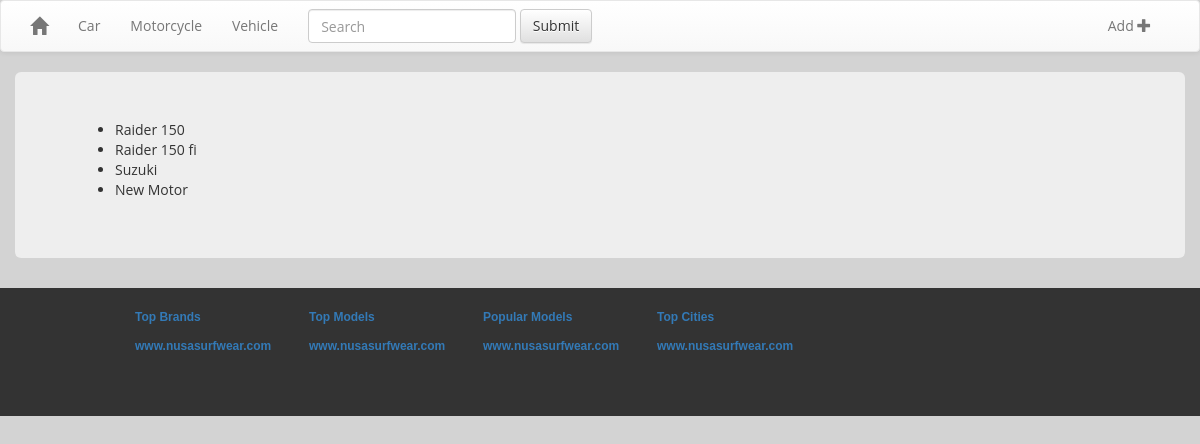
/category/motors/, run on an earlier commit of the app's database.
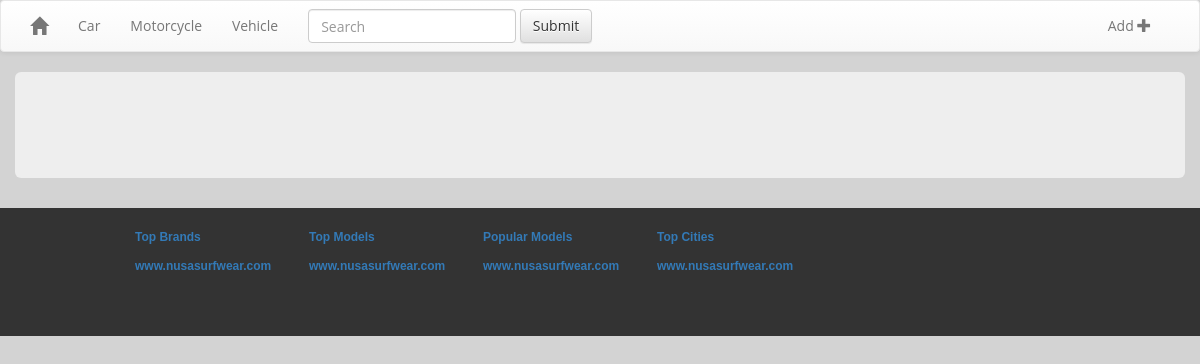
And on a later commit of the database.
### bike/models.py (models this page shows, shortened)
class Item(models.Model):
    CATEGORY = (
        ('Car', 'Car'),
        ('Motorcycle', 'Motorcycles'),
        ('Vehicle', 'Vehicle')
    )
    CONDITION = (
        ('NEW', 'New'),
        ('OLD', 'Old')
    )
    SELLER_TYPE = (
        ('DEALER', 'Dealer'),
        ('PRIVATE', 'Private')
    )
    FUEL = (
        ('DIESEL', 'Diesel'),
        ('ELECTRO', 'Electro'),
        ('GASOLINE', 'Gasoline')
    )
    TRANS = (
        ('AUTOMATIC', 'Automatic'),
        ('MANUAL', 'Manual')
    )
    LIFESTYLES = (
        ('FAMILY', 'Family'),
        ('LUXURY', 'Luxury'),
        ('OFFROAD', 'Offroad'),
        ('CLASSIC', 'Classic')
    )
    COLOR_FAMILY = (
        ('WHITE', 'White'),
        ('BLACK', 'Black'),
    )
    NEGO = (
        ('Yes', 'Yes'),
        ('No', 'No')
    )
    name = models.CharField(max_length=100, primary_key=True, verbose_name=_("Name"))
    slug = models.SlugField(max_length=50, null=True, blank=True, verbose_name=_("Name"))
    image = models.ImageField(blank=True, null=True)
    category = models.CharField(max_length=100, choices=CATEGORY, verbose_name=_("Category"))
    brand = models.ForeignKey(Brand, verbose_name=_("Brand"))
    edition = models.ForeignKey(Edition, verbose_name=_("Edition"))
    price = models.IntegerField(default=0)
    negotiable = models.CharField(max_length=50, choices=NEGO)
    condition = models.CharField(max_length=50, choices=CONDITION, verbose_name=_("Condition"))
    seller_type = models.CharField(max_length=50, choices=SELLER_TYPE, verbose_name=_("Seller Type"))
    fuel = models.CharField(max_length=50, choices=FUEL, verbose_name=_("Fuel"))
    transmission = models.CharField(max_length=50, choices=TRANS, verbose_name=_("Transmission"))
    lifestyle = models.CharField(max_length=50, choices=LIFESTYLES, verbose_name=_("Lifestyle"))
    color_family = models.CharField(max_length=50, choices=COLOR_FAMILY, verbose_name=_("Color Family"))
    details = models.TextField(blank=True, null=True, verbose_name=_("Details"))
    submitted_on = models.DateField(auto_now=True, editable=False, verbose_name=_("Submitted on"))
    locations = models.ForeignKey(Region, blank=True, null=True, verbose_name=_("Locations"))
    objects = ItemManager()
    class Meta:
        verbose_name = _("Item")
        ordering = ['-submitted_on']
        app_label = 'bike'
        db_table = 'bike'

### bike/views/category.py (the view)
def motors(request):
    motors = Item.objects.filter(category='MOTORCYCLE')
    return render(request, 'bike/motors.html', {'motors': motors})

### bike/templates/bike/motors.html
{% extends 'bike/base.html' %}
{% block content %}
    <div class="jumbotron">
        <ul>
            {% for motors in motors %}
                <li>{{ motors.name }}</li>
            {% endfor %}
        </ul>
    </div>
{% endblock %}a

What changed in the data, as far as the page shows it:
no longer on this page (row edited): Item: name "Raider 150"
removed Item: name "Raider 150 fi"
removed Item: name "Suzuki"
removed Item: name "New Motor"
